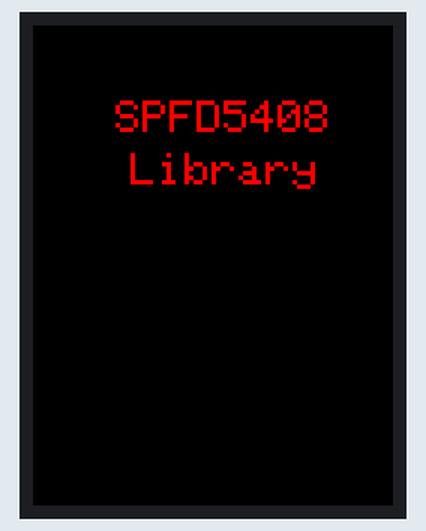
The sketch below on a simulated Arduino Uno, built with avr-gcc and run on an emulated ATmega328P. Shown: 240×320 colour display. What the sketch prints to the serial monitor is not drawn.

Above: at 0.2 s.

The sketch:

TFT_LCD_10_02_2016.ino
```cpp
#include <SPFD5408_Adafruit_GFX.h>
#include <SPFD5408_Adafruit_TFTLCD.h>
#include <SPFD5408_TouchScreen.h>

#if defined(__SAM3X8E__)
    #undef __FlashStringHelper::F(string_literal)
    #define F(string_literal) string_literal
#endif

#define YP A3  // must be an analog pin, use "An" notation!
#define XM A2  // must be an analog pin, use "An" notation!
#define YM 9   // can be a digital pin
#define XP 8   // can be a digital pin

// Calibrate values
#define TS_MINX 125
#define TS_MINY 85
#define TS_MAXX 965
#define TS_MAXY 905

TouchScreen ts = TouchScreen(XP, YP, XM, YM, 300);

#define LCD_CS A3
#define LCD_CD A2
#define LCD_WR A1
#define LCD_RD A0
// optional
#define LCD_RESET A4

#define  BLACK   0x0000
#define BLUE    0x001F
#define RED     0xF800
#define GREEN   0x07E0
#define CYAN    0x07FF
#define MAGENTA 0xF81F
#define YELLOW  0xFFE0
#define WHITE   0xFFFF

Adafruit_TFTLCD tft(LCD_CS, LCD_CD, LCD_WR, LCD_RD, LCD_RESET);

#define MINPRESSURE 10
#define MAXPRESSURE 1000

void setup(void) {
  Serial.begin(9600);
  Serial.println(F("Paint!"));
  tft.reset();
  tft.begin(0x9341); // SDFP5408
  tft.reset();
  tft.setRotation(0);

  tft.setCursor (55, 50);
  tft.setTextSize (3);
  tft.setTextColor(RED);
  tft.println("SPFD5408");

  tft.setCursor (65, 85);
  tft.println("Library");

  tft.setCursor (55, 150);
  tft.setTextSize (2);
  tft.setTextColor(BLACK);
  tft.println("TFT Paint");

  tft.setCursor (80, 250);
  tft.setTextSize (1);
  tft.setTextColor(BLACK);
  tft.println("Touch to proceed");


}

void loop(){
}

TSPoint waitOneTouch(){
TSPoint p;
 do{
    p= ts.getPoint();
    pinMode(XM, OUTPUT); //Pins configures again for TFT control
    pinMode(YP, OUTPUT);
  } while((p.z < MINPRESSURE )|| (p.z > MAXPRESSURE));
 return p;
}
```
